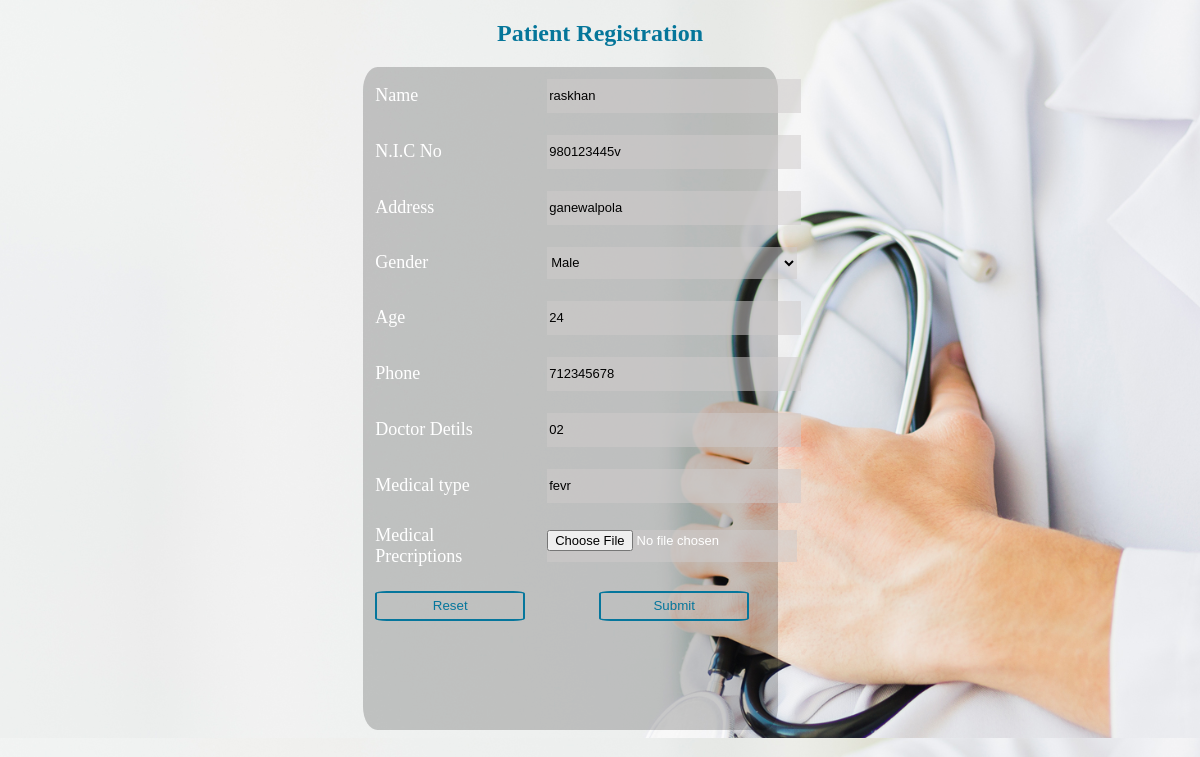
The page /register.php?id=1 (signed in) on the database its author committed.
### tables this page shows
CREATE TABLE `register` (
  `id` int(11) NOT NULL,
  `name` varchar(255) NOT NULL,
  `nic` varchar(16) NOT NULL,
  `pid` varchar(100) NOT NULL,
  `address` varchar(255) NOT NULL,
  `gender` text NOT NULL,
  `age` int(3) NOT NULL,
  `phone` int(16) NOT NULL,
  `drid` varchar(20) NOT NULL,
  `dtype` varchar(255) NOT NULL,
  `reciept` text NOT NULL,
  `date` timestamp NOT NULL DEFAULT current_timestamp() ON UPDATE current_timestamp()
);

### register.php (the view, shortened to what this page needs)
<?php
	require_once('auth.php');
   $name='';
   $nic='';
   $address='';
   $gender='';
   $age='';
   $phone='';
   $drid='';
   $dtype='';
   $image_required='required';
   if(isset($_GET['id']) && $_GET['id']!=''){
      $image_required='';
      $id=mysqli_real_escape_string($bd,$_GET['id']);
      $res=mysqli_query($bd,"select * from register where id='$id'");
      $check=mysqli_num_rows($res);
      if($check>0){
         $row=mysqli_fetch_assoc($res);
         $name=$row['name'];
         $nic=$row['nic'];
         $address=$row['address'];
         $gender=$row['gender'];
         $age=$row['age'];
         $phone=$row['phone'];
         $drid=$row['drid'];
         $dtype=$row['dtype'];
      }else{
         header('location:viewpatients.php');
         die();
      }
   }
?>
<!DOCTYPE html>
<html>
<head>
	<link rel="stylesheet" href="css/register.css" type="text/css">
</head>
<body>
<h2 class="reg-head" align="center"><font> Patient Registration </font></h2>
<div id="contentsin" class="contentsin">
   <form class="pat-reg" method="post" enctype="multipart/form-data">
<table align="center" cellpadding="10" class="boderless-table tab tab2" action="reg.php" method="post">
               <tr>
                  <td class="text-danger">Name</td>
                  <td><input class="form-control" type="text" placeholder="name" name="name"  required value="<?php echo $name?>"></td>
               </tr>
			   <tr>
                  <td class="text-danger">N.I.C No</td>
                  <td><input class="form-control" type="text" placeholder="N.I.C Number" name="nic"  required value="<?php echo $nic?>"></td>
               </tr>
               <tr>
                  <td class="text-danger">Address</b></td>
                  <td><input class="form-control" type="text" placeholder="Home or hall address" name="address"  required value="<?php echo $address?>"></td>
               </tr>
			   <tr>
                  <td class="text-danger">Gender</b></td>
                  <td>
                     <select class="form-control" name="gender" >
                     <?php if(isset($_GET['id']) && $_GET['id']!=''){ ?>
                        <option value="<?php echo $gender?>" selected><?php echo $gender?> </option>
                     <?php }?>
						</td>
               </tr>
               <tr>
                  <td class="text-danger">Age</b></td>
                  <td><input class="form-control" type="number" placeholder="Age" name="age" required value="<?php echo $age?>"></td>
               </tr>
               <tr>
                  <td class="text-danger">Phone</b></td>
                  <td><input class="form-control" type="number" placeholder="phone" name="phone"  required value="<?php echo $phone?>"></td>
               </tr>
               <tr>
                  <td class="text-danger">Doctor Detils</b></td>
                  <td><input class="form-control" type="text" autocomplete="off" placeholder="Doctor ID" name="drid" required value="<?php echo $drid?>"></td>
               </tr>
               <tr>
                  <td class="text-danger">Medical type</td>
                  <td><input class="form-control" type="text" placeholder="Medical type"  name="dtype"  required value="<?php echo $dtype?>"></td>
               </tr>
               <tr>
                  <td class="text-danger">Medical Precriptions</td>
                  <td><input class="form-control" type="file" placeholder=">Precriptionsfile" name="image"  <?php echo  $image_required?>></td>
               </tr>
               <tr class="text-center">
                <td><center><input class="btn-sub" type="reset" value="Reset"></center></td>
                  <td><center><input class="btn-sub" type="submit" name="submit" value="Submit"></center></td>
               </tr>
            </table>
			</form>
			</div>
			</body>
			</html>

### css/register.css (style rules this page uses)
body { background-image:url(../img/banner-bg.jpg); background-size:cover; background-position:center; }
#contentsin { height:663px; width:35%; margin-left:30%; right:20%; background:rgba(0,0,0,0.2); border-radius:3.5%; color:white; font-family:cambria; font-weight:strong; font-size:18px; }
.reg-head { color:#05769a; }
.btn-sub { background:none; border:2px solid #05769c; border-radius:8%; color:#05769c; width:150px; height:30px; }
.form-control { width:250px; height:32px; border:none; font-weight:strong; font-size:13px; background:#cfcccc85; }

### rows shown on the page
register: name "raskhan", nic "980123445v", address "ganewalpola", gender "Male", age "24", phone "712345678", drid "02", dtype "fevr"
